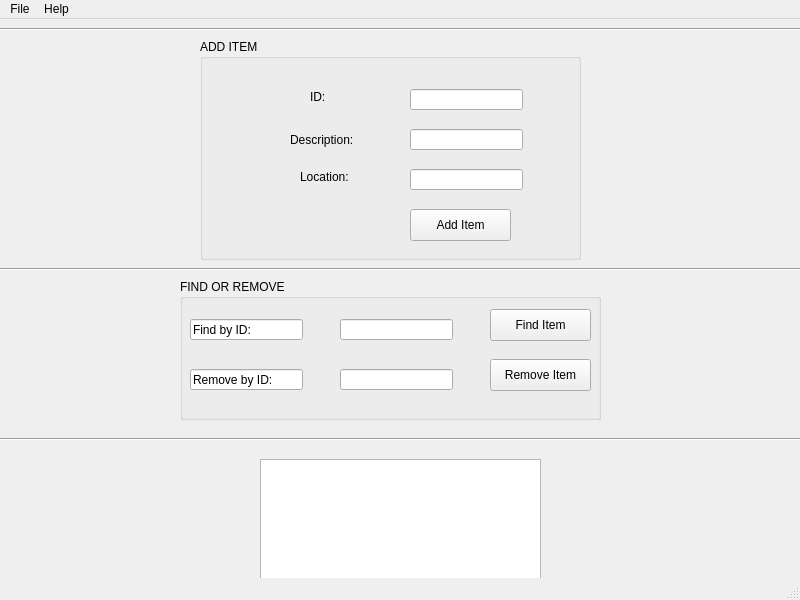
<?xml version="1.0" encoding="UTF-8"?>
<ui version="4.0">
 <class>MainWindow</class>
 <widget class="QMainWindow" name="MainWindow">
  <property name="geometry">
   <rect>
    <x>0</x>
    <y>0</y>
    <width>800</width>
    <height>600</height>
   </rect>
  </property>
  <property name="windowTitle">
   <string>MainWindow</string>
  </property>
  <widget class="QWidget" name="centralwidget">
   <widget class="QListWidget" name="itemList">
    <property name="geometry">
     <rect>
      <x>260</x>
      <y>440</y>
      <width>281</width>
      <height>121</height>
     </rect>
    </property>
   </widget>
   <widget class="Line" name="line">
    <property name="geometry">
     <rect>
      <x>-10</x>
      <y>0</y>
      <width>841</width>
      <height>20</height>
     </rect>
    </property>
    <property name="orientation">
     <enum>Qt::Orientation::Horizontal</enum>
    </property>
   </widget>
   <widget class="Line" name="line_2">
    <property name="geometry">
     <rect>
      <x>-20</x>
      <y>240</y>
      <width>831</width>
      <height>20</height>
     </rect>
    </property>
    <property name="orientation">
     <enum>Qt::Orientation::Horizontal</enum>
    </property>
   </widget>
   <widget class="QGroupBox" name="groupBox">
    <property name="geometry">
     <rect>
      <x>180</x>
      <y>260</y>
      <width>421</width>
      <height>141</height>
     </rect>
    </property>
    <property name="title">
     <string>FIND OR REMOVE</string>
    </property>
    <widget class="QLineEdit" name="lineEdit">
     <property name="geometry">
      <rect>
       <x>10</x>
       <y>40</y>
       <width>113</width>
       <height>21</height>
      </rect>
     </property>
     <property name="text">
      <string>Find by ID:</string>
     </property>
    </widget>
    <widget class="QLineEdit" name="lineEdit_2">
     <property name="geometry">
      <rect>
       <x>10</x>
       <y>90</y>
       <width>113</width>
       <height>21</height>
      </rect>
     </property>
     <property name="text">
      <string>Remove by ID:</string>
     </property>
    </widget>
    <widget class="QLineEdit" name="findIdInput">
     <property name="geometry">
      <rect>
       <x>160</x>
       <y>40</y>
       <width>113</width>
       <height>21</height>
      </rect>
     </property>
     <property name="text">
      <string/>
     </property>
    </widget>
    <widget class="QLineEdit" name="removeIdInput">
     <property name="geometry">
      <rect>
       <x>160</x>
       <y>90</y>
       <width>113</width>
       <height>21</height>
      </rect>
     </property>
     <property name="text">
      <string/>
     </property>
    </widget>
    <widget class="QPushButton" name="findItemButton">
     <property name="geometry">
      <rect>
       <x>310</x>
       <y>30</y>
       <width>101</width>
       <height>32</height>
      </rect>
     </property>
     <property name="text">
      <string>Find Item</string>
     </property>
    </widget>
    <widget class="QPushButton" name="removeItemButton">
     <property name="geometry">
      <rect>
       <x>310</x>
       <y>80</y>
       <width>101</width>
       <height>32</height>
      </rect>
     </property>
     <property name="text">
      <string>Remove Item</string>
     </property>
    </widget>
   </widget>
   <widget class="QGroupBox" name="groupBox_2">
    <property name="geometry">
     <rect>
      <x>200</x>
      <y>20</y>
      <width>381</width>
      <height>221</height>
     </rect>
    </property>
    <property name="title">
     <string>ADD ITEM</string>
    </property>
    <widget class="QLineEdit" name="idInput">
     <property name="geometry">
      <rect>
       <x>210</x>
       <y>50</y>
       <width>113</width>
       <height>21</height>
      </rect>
     </property>
     <property name="text">
      <string/>
     </property>
    </widget>
    <widget class="QLineEdit" name="descInput">
     <property name="geometry">
      <rect>
       <x>210</x>
       <y>90</y>
       <width>113</width>
       <height>21</height>
      </rect>
     </property>
     <property name="text">
      <string/>
     </property>
    </widget>
    <widget class="QLineEdit" name="locInput">
     <property name="geometry">
      <rect>
       <x>210</x>
       <y>130</y>
       <width>113</width>
       <height>21</height>
      </rect>
     </property>
     <property name="text">
      <string/>
     </property>
    </widget>
    <widget class="QPushButton" name="addItemButton">
     <property name="geometry">
      <rect>
       <x>210</x>
       <y>170</y>
       <width>101</width>
       <height>32</height>
      </rect>
     </property>
     <property name="text">
      <string>Add Item</string>
     </property>
    </widget>
    <widget class="QLabel" name="label">
     <property name="geometry">
      <rect>
       <x>110</x>
       <y>50</y>
       <width>58</width>
       <height>16</height>
      </rect>
     </property>
     <property name="text">
      <string>ID:</string>
     </property>
    </widget>
    <widget class="QLabel" name="label_2">
     <property name="geometry">
      <rect>
       <x>90</x>
       <y>90</y>
       <width>81</width>
       <height>21</height>
      </rect>
     </property>
     <property name="text">
      <string>Description:</string>
     </property>
    </widget>
    <widget class="QLabel" name="label_3">
     <property name="geometry">
      <rect>
       <x>100</x>
       <y>130</y>
       <width>71</width>
       <height>16</height>
      </rect>
     </property>
     <property name="text">
      <string>Location:</string>
     </property>
    </widget>
   </widget>
   <widget class="Line" name="line_3">
    <property name="geometry">
     <rect>
      <x>-10</x>
      <y>410</y>
      <width>841</width>
      <height>20</height>
     </rect>
    </property>
    <property name="orientation">
     <enum>Qt::Orientation::Horizontal</enum>
    </property>
   </widget>
  </widget>
  <widget class="QMenuBar" name="menubar">
   <property name="geometry">
    <rect>
     <x>0</x>
     <y>0</y>
     <width>800</width>
     <height>22</height>
    </rect>
   </property>
   <widget class="QMenu" name="menuFile">
    <property name="title">
     <string>File</string>
    </property>
    <addaction name="actionExit"/>
   </widget>
   <widget class="QMenu" name="menuHelp">
    <property name="title">
     <string>Help</string>
    </property>
    <addaction name="actionAbout"/>
   </widget>
   <addaction name="menuFile"/>
   <addaction name="menuHelp"/>
  </widget>
  <widget class="QStatusBar" name="statusbar"/>
  <action name="actionExit">
   <property name="text">
    <string>Exit</string>
   </property>
  </action>
  <action name="actionAbout">
   <property name="text">
    <string>About</string>
   </property>
  </action>
 </widget>
 <resources/>
 <connections/>
</ui>
